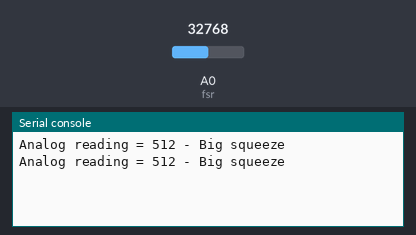
Simulated run of this program. Board: CircuitPython board. On the bench: the last lines printed to the serial console. The inputs (shaded band) are chosen by the test bench; at power-on: A0 (fsr) = 32768 (analog values on the 0–65535 scale).

Above: at 1.2 s.
1.3 s: A0 (fsr) set to 0
At 2.8 s:
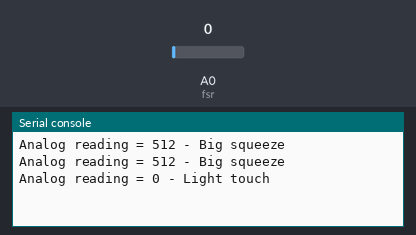
3.5 s: A0 (fsr) set to 7864
At 4.8 s:
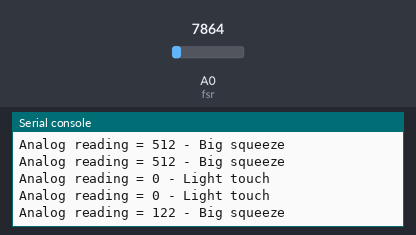

The program:

sensor.py
```python
# FSR simple testing - CircuitPython
#
# Connect one end of FSR to 3.3V, the other end to A0.
# Then connect one end of your pulldown resistor from A0 to ground.

import time
import board
import analogio

# ── Adjust this to match your pulldown resistor in ohms ──
PULLDOWN_OHMS = 120_000  # 120K
# ─────────────────────────────────────────────────────────

# Thresholds are tuned for a 10K reference resistor.
# Scaling factor adjusts them automatically for other resistor values.
REFERENCE_OHMS = 10_000
SCALE = REFERENCE_OHMS / PULLDOWN_OHMS  # < 1.0 for larger resistors

fsr = analogio.AnalogIn(board.A0)

def get_reading():
    # Scale 16-bit (0-65535) down to 10-bit (0-1023)
    return fsr.value >> 6

while True:
    fsr_reading = get_reading()

    # Apply resistor scaling to thresholds
    if fsr_reading < int(10 * SCALE):
        pressure = "No pressure"
    elif fsr_reading < int(200 * SCALE):
        pressure = "Light touch"
    elif fsr_reading < int(500 * SCALE):
        pressure = "Light squeeze"
    elif fsr_reading < int(800 * SCALE):
        pressure = "Medium squeeze"
    else:
        pressure = "Big squeeze"

    print(f"Analog reading = {fsr_reading} - {pressure}")

    time.sleep(1)
```

Measured:
- after the input at 1.3 s, the serial console: prints a new line after 0.70 s (image 1)
- after the input at 3.5 s, the serial console: prints a new line after 0.50 s (image 2)
